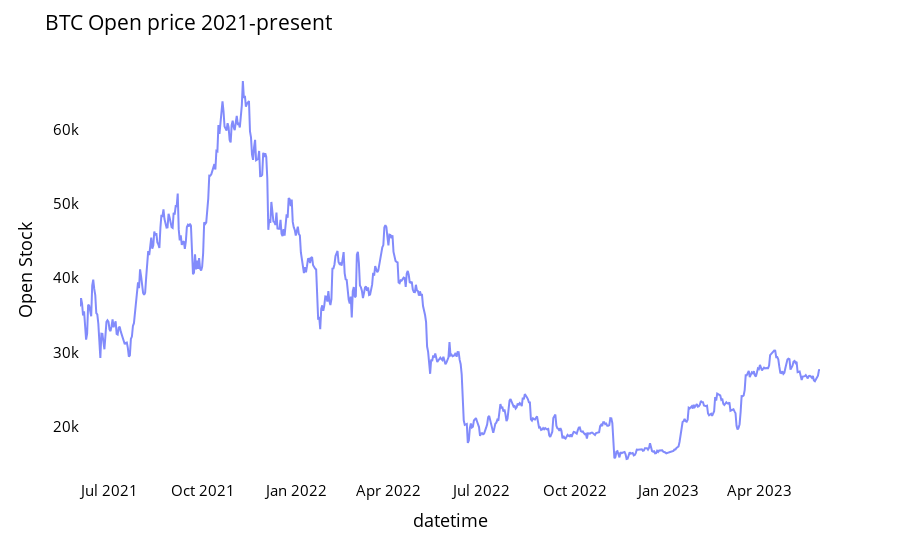

This figure's notebook cell:
### Code cell
fig = px.line(open_df, x=open_df.datetime, y=open_df.open,labels={'date':'Date','open':'Open Stock'})
fig.update_traces(marker_line_width=2, opacity=0.8, marker_line_color='orange')
fig.update_layout(title_text='BTC Open price 2021-present', plot_bgcolor='white', 
                  font_size=15, font_color='black')
fig.update_xaxes(showgrid=False)
fig.update_yaxes(showgrid=False)
fig.show()

### Figure 1 — Plotly figure (JSON) as saved in the notebook; plotly's stock layout.template omitted (floating-point values rounded to 4 significant figures; data arrays with more than 128 entries replaced by an {"elided": "..."} marker saying what was removed)
{"data": [{"hovertemplate": "datetime=%{x}<br>Open Stock=%{y}<extra></extra>", "legendgroup": "", "line": {"color": "#636efa", "dash": "solid"}, "marker": {"line": {"color": "orange", "width": 2}, "symbol": "circle"}, "mode": "lines", "name": "", "opacity": 0.8, "orientation": "v", "showlegend": false, "type": "scatter", "x": {"elided": "728 str values"}, "xaxis": "x", "y": {"elided": "728 float values"}, "yaxis": "y"}], "layout": {"autosize": true, "font": {"color": "black", "size": 15}, "legend": {"tracegroupgap": 0}, "margin": {"t": 60}, "plot_bgcolor": "white", "title": {"text": "BTC Open price 2021-present"}, "xaxis": {"anchor": "y", "autorange": true, "domain": [0, 1], "range": ["2021-06-02", "2023-05-30"], "showgrid": false, "title": {"text": "datetime"}, "type": "date"}, "yaxis": {"anchor": "x", "autorange": true, "domain": [0, 1], "range": [12820.0, 69350.0], "showgrid": false, "title": {"text": "Open Stock"}, "type": "linear"}}}
